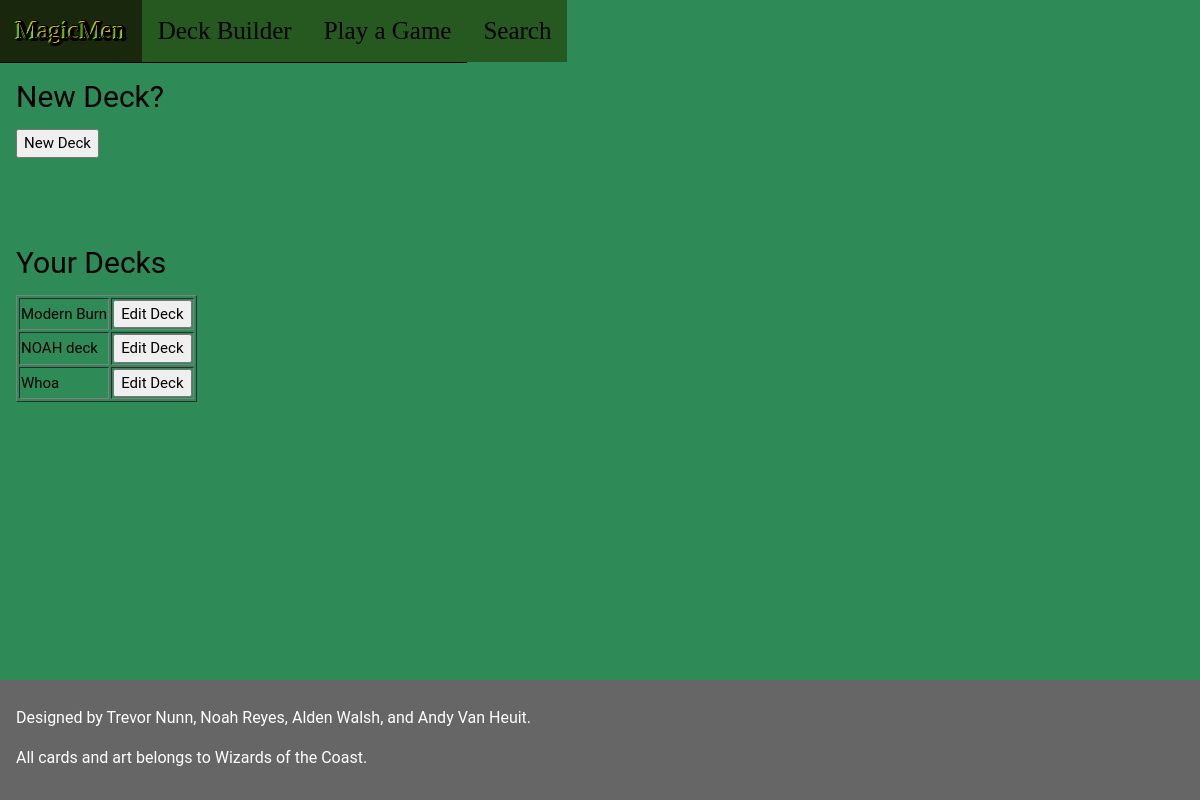
The page /deckBuilder.php on the database as committed earlier.
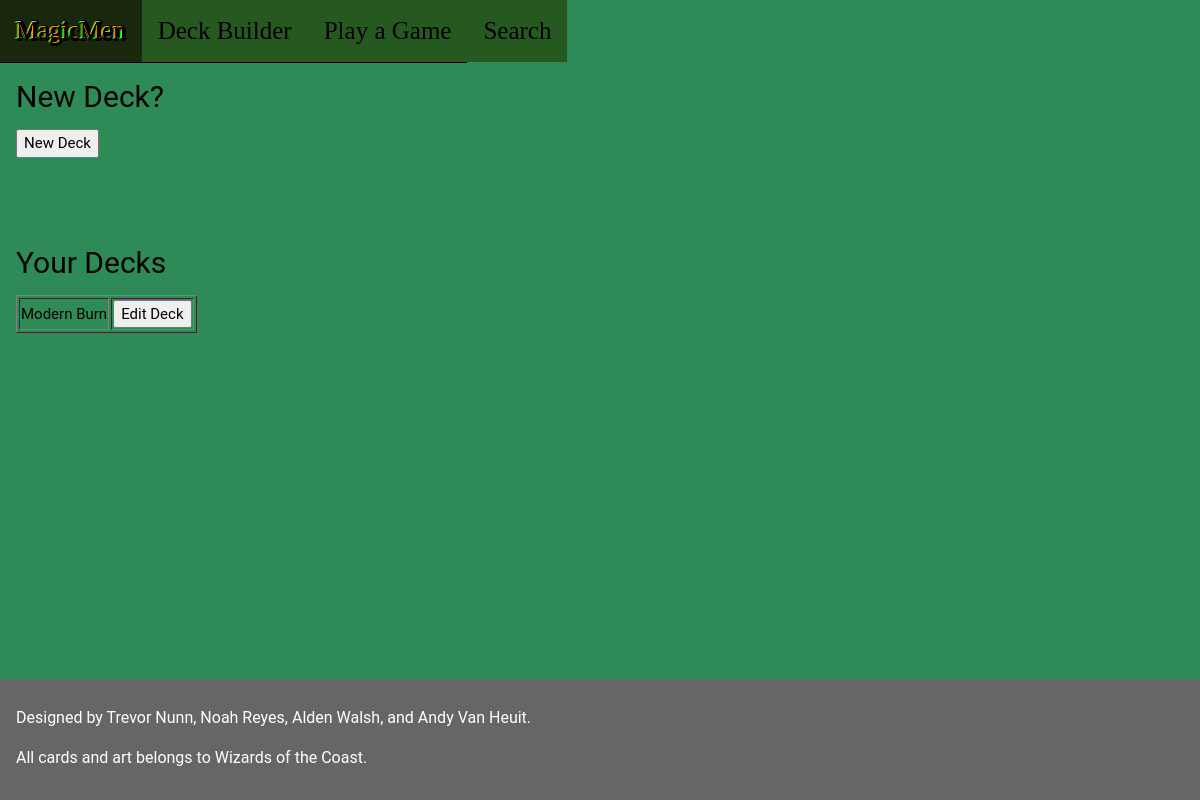
The same page on the database as committed later.
### tables this page shows
CREATE TABLE DeckInfo (
  deckID integer unique not null,
  playerID integer,
  deckName text,
  deckSize integer,
  primary key (deckID, playerID),
  foreign key (playerID) references Players(playerID)
    on update cascade
    on delete cascade
);

### deckBuilder.php (the view, shortened to what this page needs)
<!DOCTYPE html>
<html>
<link rel="stylesheet" href="normal.css">
<body>
  <div class="w3-top">
    <ul class="w3-navbar w3-theme w3-top w3-left-align w3-large">
      <li><a href="indexLoggedIn.html"><div id="header">MagicMen</div></a></li>
      <div>
        <li><a href="deckBuilder.php"><div id="navbar">Deck Builder</div></a></li>
        <li><a href="playgame.php"><div id="navbar">Play a Game</div></a></li>
        <li><a href="search.html"><div id="navbar">Search</div></a></li>
      </div>
    </ul>
  </div>
  <div class="w3-row w3-padding-64">
    <div class="w3-twothird w3-container">
      <h2>New Deck?</h2>
      <a href="newDeck.html"><button>New Deck</button></a>
    </div>
  </div>
  <div class="w3-row w3-padding-8">
    <div class="w3-twothird w3-container">
      <h2>Your Decks</h2>
        <?php
        try
        {
          $db = new PDO('sqlite:./database/mtgcard.db');
          $db->setAttribute(PDO::ATTR_ERRMODE, PDO::ERRMODE_EXCEPTION);
          $result = $db->query("SELECT deckID, deckName FROM DeckInfo ORDER BY deckName;");
          echo '<table border="1">';
          foreach($result as $tuple)
          {
            echo '<tr><td>';
            echo "$tuple[deckName]";
            echo '</td><td>';
            echo '<form action="deckEditor.php" method="POST">';
            echo '<input type="submit" value="Edit Deck"></form>';
            echo '</td></tr>';
          }
          echo '</table>';
        }
        catch(PDOException $e)
        {
          die('Exception : '.$e->getMessage());
        }
        ?>
      </div>
    </div>
<footer id="myFooter">
  <div id="footer" class="w3-container w3-theme-l2 w3-padding-16">
    <h6>Designed by Trevor Nunn, Noah Reyes, Alden Walsh, and Andy Van Heuit.
      <p>
        All cards and art belongs to Wizards of the Coast.
      </h6>
    </div>
  </footer>
</body>
</html>

### deckBuilder.php (style rules this page uses)
html,body,h1,h2,h3,h4,h5,h6 { font-family: "Roboto", sans-serif }
.w3-navbar li a { padding-top: 12px; padding-bottom: 12px; }

Rows that differ between the two databases and show on the page:
removed deckinfo: deckName "NOAH deck"
removed deckinfo: deckName "Whoa"
